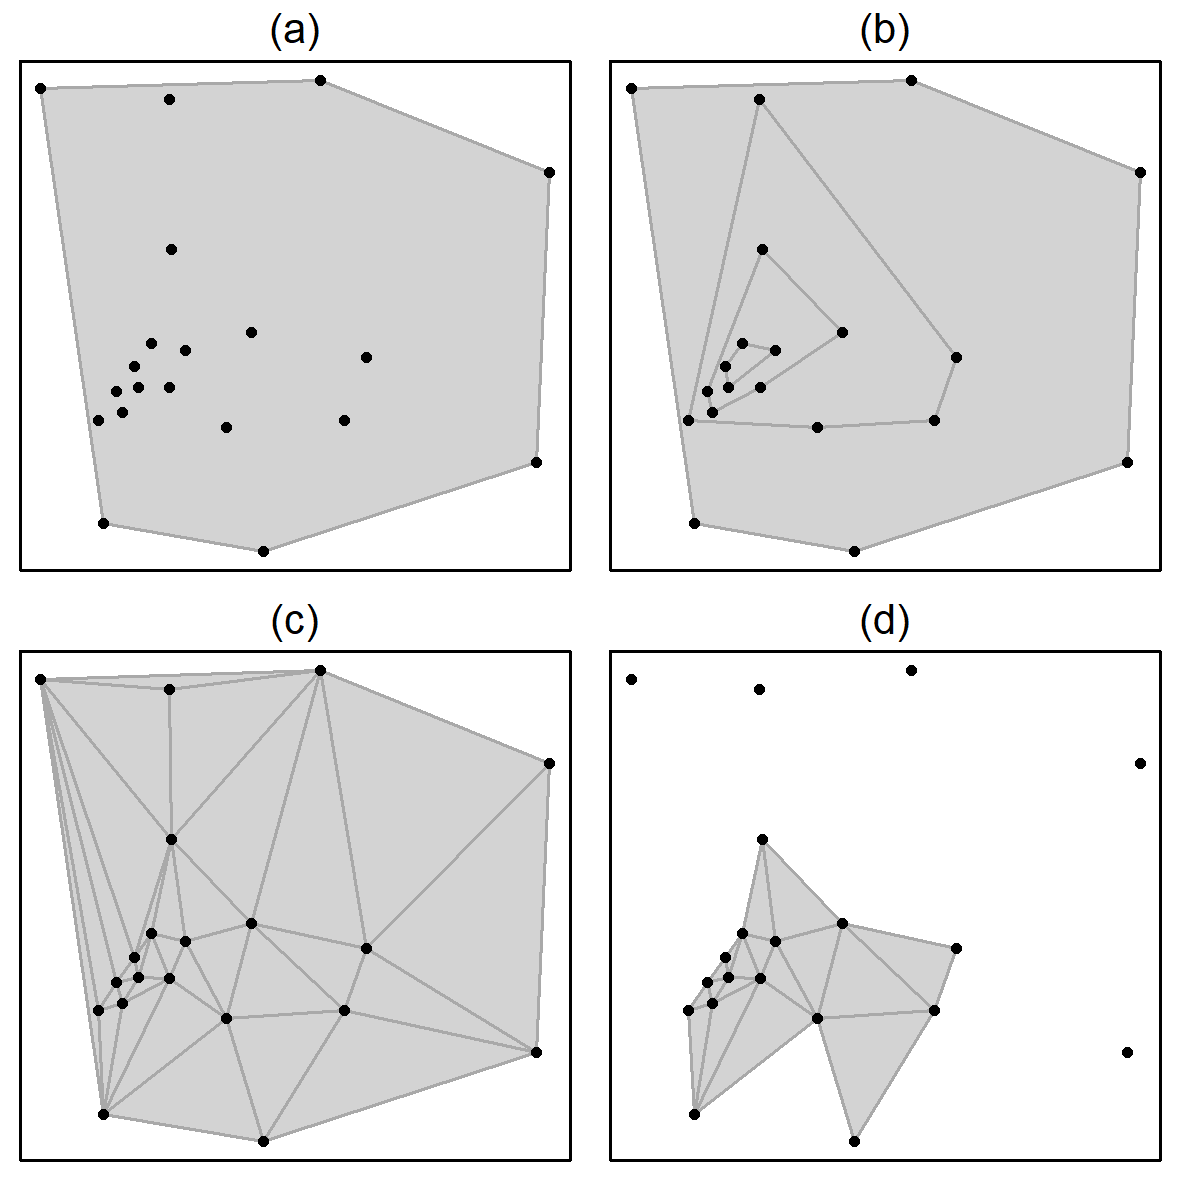

Recreate this plot in R.
#-------------------------------------------------------------------------------

# R version 3.5.3 (2019-03-11) -- "Great Truth"
# Platform: x86_64-w64-mingw32/x64 (64-bit)

library(compGeometeR) # version 1.0

#-------------------------------------------------------------------------------

set.seed(2) # to reproduce figure exactly
x = rgamma(n = 20, shape = 3, scale = 2)
y = rnorm(n = 20, mean = 10, sd = 2)
p = cbind(x, y)

#-------------------------------------------------------------------------------

# Function to sort vertices into a circular order
circular_vertex_sort <- function(vertices) {
  midpoint = colMeans(vertices)
  angles = atan2(vertices[,1] - midpoint[1], vertices[,2] - midpoint[2])
  angles[angles < 0] = angles[angles < 0] + 2 * pi
  ch_vertices_order = sort(angles, index.return=TRUE)$ix
  vertices[ch_vertices_order,]
}

#-------------------------------------------------------------------------------

png("figure-1.png", width = 10, height = 10, res=300, units = "cm", pointsize = 10)
par(mfrow=c(2,2), oma=c(0,0,0,0), mar=c(0.5,0.5,1.5,0.5))

# Convex hull
plot(x, y, yaxt="n", xaxt="n", xlab="", ylab = "", pch=16, cex=0.75)
ch = convex_hull(p)
circ_vertices = circular_vertex_sort(ch$hull_vertices)
polygon(circ_vertices, col="lightgrey", border="darkgrey")
points(p, pch=16, cex=0.75)
mtext("(a)", side = 3, line=0.25)

# Convex layers
plot(x, y, yaxt="n", xaxt="n", xlab="", ylab = "", pch=16, cex=0.75)
for (i in seq(4)) {
  cl = convex_layer(p, layer = i)
  circ_vertices = circular_vertex_sort(cl$hull_vertices)
  polygon(circ_vertices, col="lightgrey", border="darkgrey")
}
points(p, pch=16, cex=0.75)
mtext("(b)", side = 3, line=0.25)

# Delaunay triangulation
plot(x, y, yaxt="n", xaxt="n", xlab="", ylab = "", pch=16, cex=0.75)
dt = delaunay(p)
for (s in seq(nrow(dt$simplices))) {
  polygon(dt$input_points[dt$simplices[s,],], col="lightgrey", border="darkgrey")
}
points(p, pch=16, cex=0.75)
mtext("(c)", side = 3, line=0.25)

# Alpha complex
plot(x, y, yaxt="n", xaxt="n", xlab="", ylab = "", pch=16, cex=0.75)
ac = alpha_complex(p, alpha = 2)
for (s in seq(nrow(ac$simplices))) {
  polygon(ac$input_points[ac$simplices[s,],], col="lightgrey", border="darkgrey")
}
points(p, pch=16, cex=0.75)
mtext("(d)", side = 3, line=0.25)

dev.off()

# ------------------------------------------------------------------------------